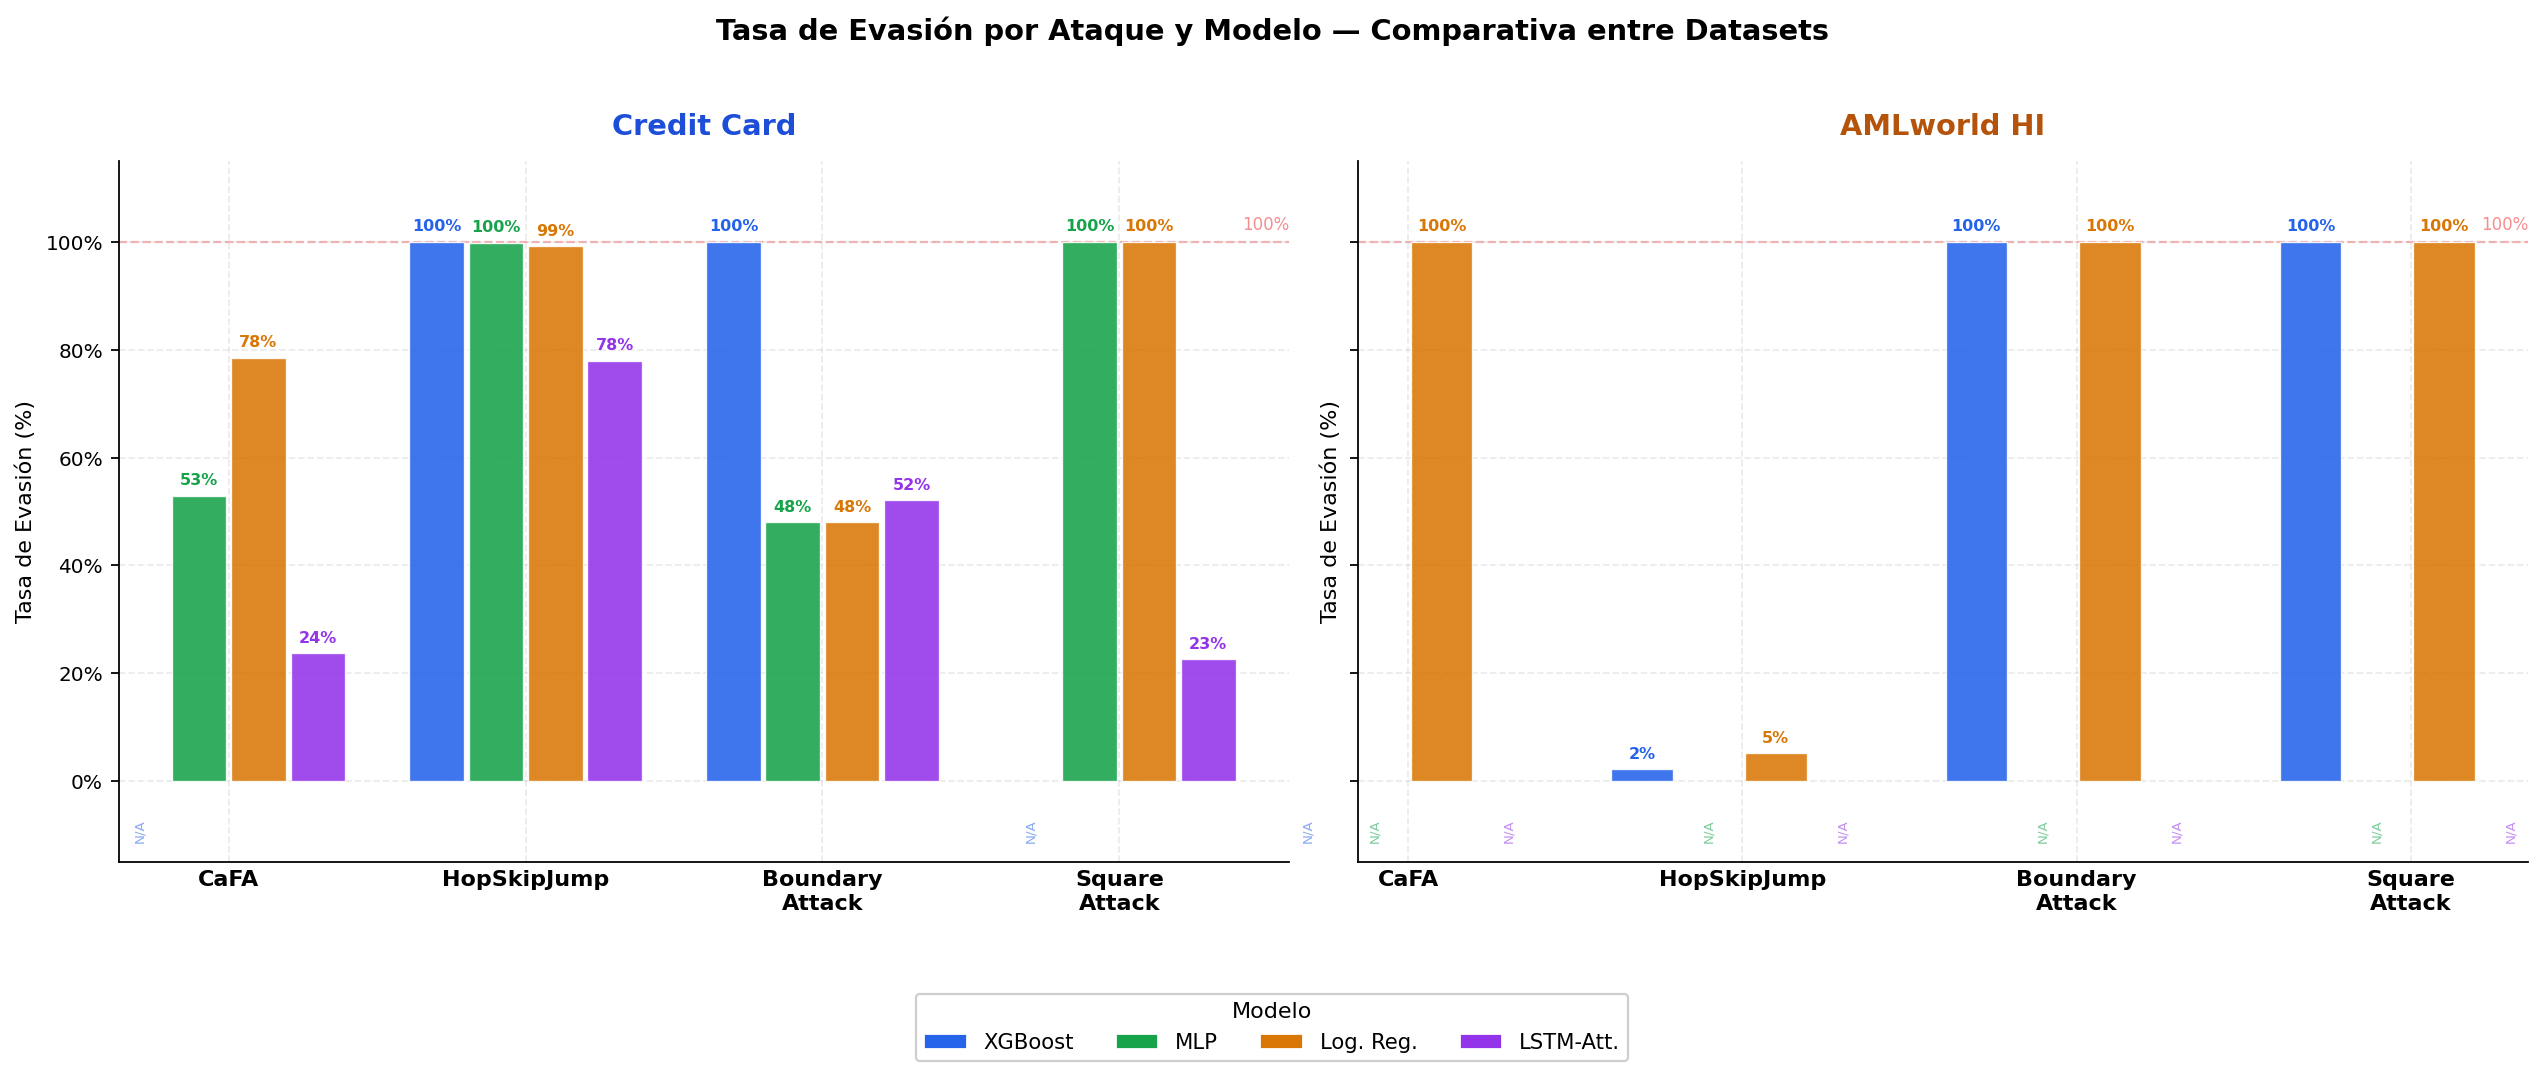

Recreate this plot in Python.
"""
Gráfico de barras agrupadas — Tasa de Evasión por Modelo y Ataque
Una imagen con 2 subplots: Credit Card | AMLworld HI
"""
import os
import matplotlib
matplotlib.use('Agg')
import matplotlib.pyplot as plt
import matplotlib.patches as mpatches
import numpy as np

OUT_DIR = os.path.dirname(os.path.abspath(__file__))

NAN = float('nan')

MODEL_COLOR = {
    'XGBoost':   '#2563EB',
    'MLP':       '#16A34A',
    'Log. Reg.': '#D97706',
    'LSTM-Att.': '#9333EA',
}
MODELS  = ['XGBoost', 'MLP', 'Log. Reg.', 'LSTM-Att.']
ATTACKS = ['CaFA', 'HopSkipJump', 'BoundaryAttack', 'SquareAttack']
ATTACK_LABELS = ['CaFA', 'HopSkipJump', 'Boundary\nAttack', 'Square\nAttack']

EVASION = {
    'Credit Card': {
        'CaFA':           {'XGBoost': NAN,    'MLP': 52.9, 'Log. Reg.': 78.5, 'LSTM-Att.': 23.7},
        'HopSkipJump':    {'XGBoost': 99.95,  'MLP': 99.8, 'Log. Reg.': 99.2, 'LSTM-Att.': 77.9},
        'BoundaryAttack': {'XGBoost': 99.95,  'MLP': 48.0, 'Log. Reg.': 48.0, 'LSTM-Att.': 52.1},
        'SquareAttack':   {'XGBoost': NAN,    'MLP': 100.0,'Log. Reg.':100.0, 'LSTM-Att.': 22.6},
    },
    'AMLworld HI': {
        'CaFA':           {'XGBoost': NAN,   'MLP': NAN,  'Log. Reg.': 100.0, 'LSTM-Att.': NAN},
        'HopSkipJump':    {'XGBoost': 2.2,   'MLP': NAN,  'Log. Reg.':   5.2, 'LSTM-Att.': NAN},
        'BoundaryAttack': {'XGBoost': 100.0, 'MLP': NAN,  'Log. Reg.': 100.0, 'LSTM-Att.': NAN},
        'SquareAttack':   {'XGBoost': 100.0, 'MLP': NAN,  'Log. Reg.': 100.0, 'LSTM-Att.': NAN},
    },
}

plt.rcParams.update({
    'font.family':    'DejaVu Sans',
    'axes.spines.top':   False,
    'axes.spines.right': False,
    'axes.grid':      True,
    'grid.alpha':     0.25,
    'grid.linestyle': '--',
    'figure.dpi':     160,
})

fig, axes = plt.subplots(1, 2, figsize=(16, 6), sharey=True)

n_attacks = len(ATTACKS)
n_models  = len(MODELS)
bar_w     = 0.18
group_gap = 0.9   # espacio entre grupos de ataques

for ax, ds, ds_color in zip(axes,
                             ['Credit Card', 'AMLworld HI'],
                             ['#1D4ED8',     '#B45309']):

    for m_idx, model in enumerate(MODELS):
        xs     = []
        heights = []
        colors  = []

        for a_idx, atk in enumerate(ATTACKS):
            val = EVASION[ds][atk][model]
            x   = a_idx * group_gap + (m_idx - (n_models - 1) / 2) * bar_w
            if not np.isnan(val):
                xs.append(x)
                heights.append(val)
                colors.append(MODEL_COLOR[model])

        if xs:
            bars = ax.bar(xs, heights,
                          width=bar_w * 0.92,
                          color=MODEL_COLOR[model],
                          edgecolor='white',
                          linewidth=0.6,
                          zorder=3,
                          alpha=0.88)
            # Valores sobre las barras
            for bar, h in zip(bars, heights):
                ax.text(bar.get_x() + bar.get_width() / 2,
                        h + 1.5,
                        f'{h:.0f}%',
                        ha='center', va='bottom',
                        fontsize=7.2,
                        color=MODEL_COLOR[model],
                        fontweight='bold')

    # Marcas "N/A" debajo del eje para combinaciones incompatibles
    for a_idx, atk in enumerate(ATTACKS):
        for m_idx, model in enumerate(MODELS):
            val = EVASION[ds][atk][model]
            if np.isnan(val):
                x = a_idx * group_gap + (m_idx - (n_models - 1) / 2) * bar_w
                ax.text(x, -7, 'N/A',
                        ha='center', va='top',
                        fontsize=6.0,
                        color=MODEL_COLOR[model],
                        alpha=0.55,
                        rotation=90)

    # Eje X con etiquetas de ataques
    xtick_pos = [i * group_gap for i in range(n_attacks)]
    ax.set_xticks(xtick_pos)
    ax.set_xticklabels(ATTACK_LABELS, fontsize=10, fontweight='bold')

    ax.set_ylim(-15, 115)
    ax.set_ylabel('Tasa de Evasión (%)', fontsize=10)
    ax.yaxis.set_major_formatter(plt.FuncFormatter(lambda y, _: f'{y:.0f}%' if y >= 0 else ''))
    ax.tick_params(axis='y', labelsize=9)
    ax.tick_params(axis='x', length=0)

    # Línea de referencia 100%
    ax.axhline(100, color='#EF4444', linestyle='--',
               linewidth=1.0, alpha=0.40, zorder=1)
    ax.text(ax.get_xlim()[1] if ax.get_xlim()[1] else 3,
            101.5, '100%', fontsize=7.5,
            color='#EF4444', alpha=0.6, va='bottom', ha='right')

    ax.set_title(ds, fontsize=13, fontweight='bold',
                 color=ds_color, pad=12)

# Leyenda global de modelos
legend_handles = [
    mpatches.Patch(facecolor=MODEL_COLOR[m], edgecolor='white',
                   linewidth=0.8, label=m)
    for m in MODELS
]
fig.legend(handles=legend_handles,
           title='Modelo',
           loc='lower center',
           fontsize=9.5, title_fontsize=10,
           framealpha=0.95,
           bbox_to_anchor=(0.5, -0.08),
           ncol=4)

fig.suptitle(
    'Tasa de Evasión por Ataque y Modelo — Comparativa entre Datasets',
    fontsize=13, fontweight='bold', y=1.02)

fig.tight_layout(rect=[0, 0.06, 1, 1])
path = os.path.join(OUT_DIR, 'evasion_bars.png')
fig.savefig(path, bbox_inches='tight', dpi=160)
plt.close(fig)
print(f'Saved: {path}')
